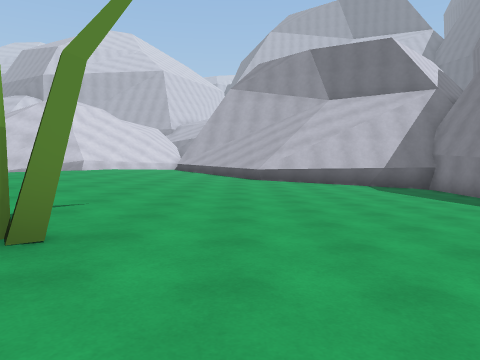
view 1 (above)

24 first-person views from a walk through a scene from a Unity 3-D project. The camera is 1.4 m above the floor, tilts 4° down and sees 70° across. The floor is counted in squares, 2 m on a side. Each view is taken from the middle of a square. On the plan, view 1 faces up. The plan holds only what a view shows up to about 11 squares ahead; the rest is blank. The place goes on beyond the plan. The player is left out.

view 2
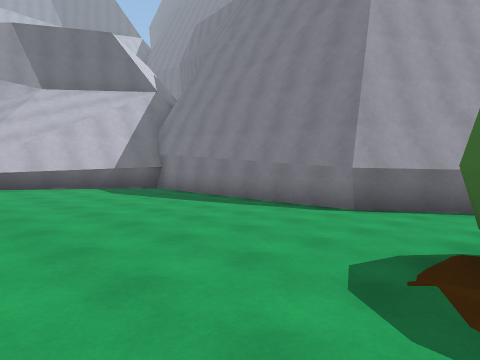

view 3
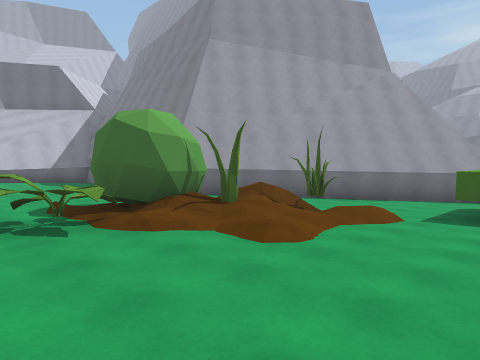

view 4
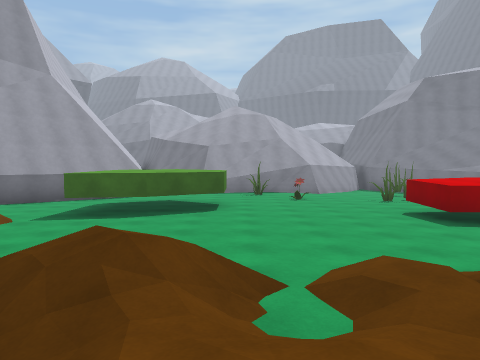

view 5
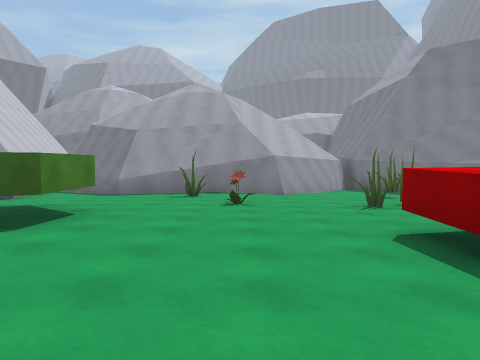

view 6
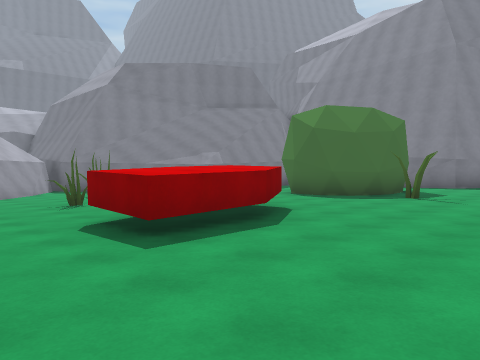

view 7
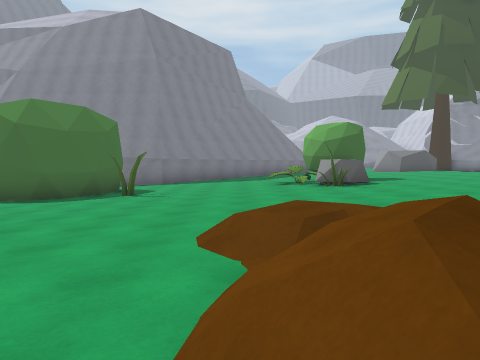

view 8
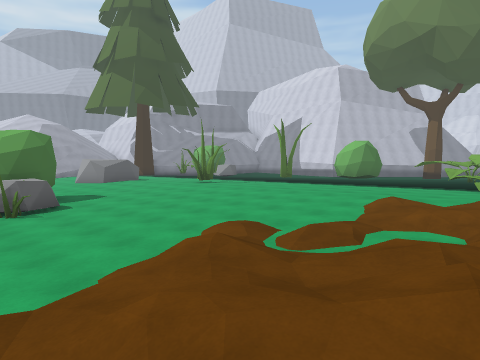

view 9
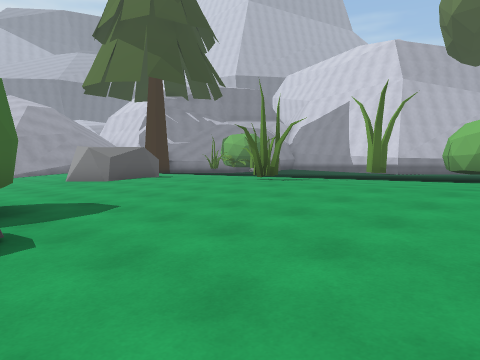

view 10
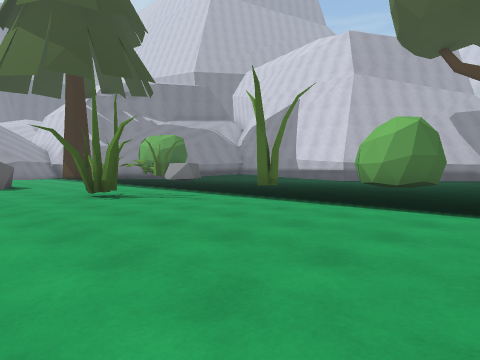

view 11
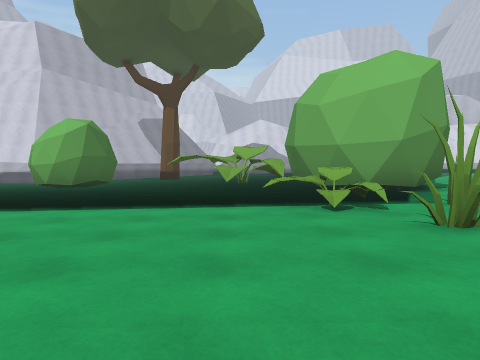

view 12
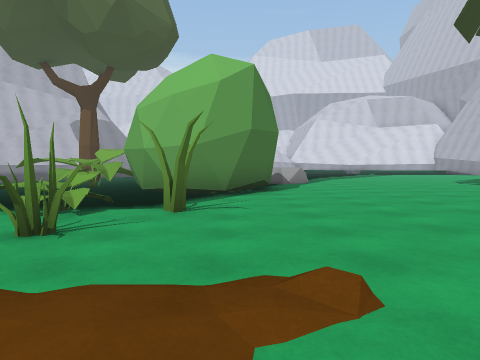

view 13
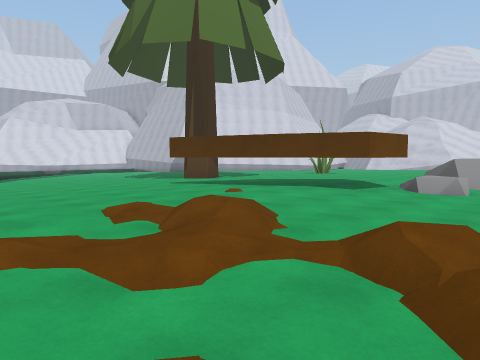

view 14
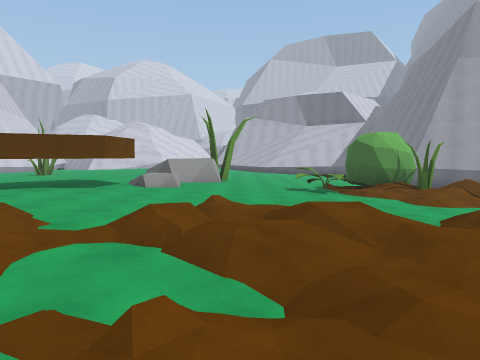

view 15
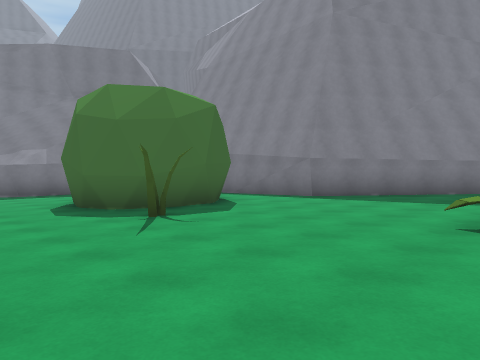

view 16
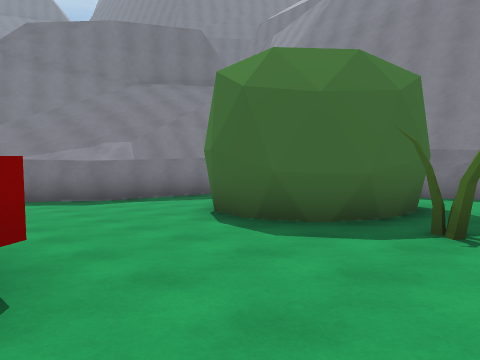

view 17
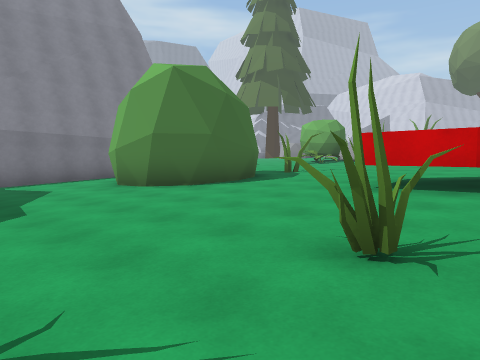

view 18
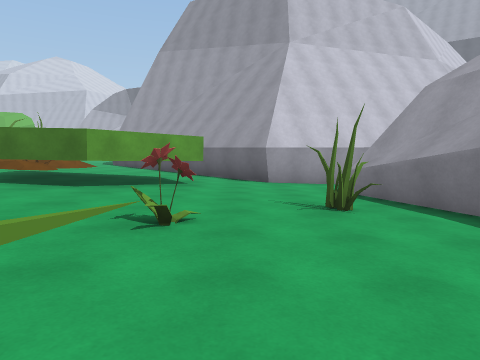

view 19
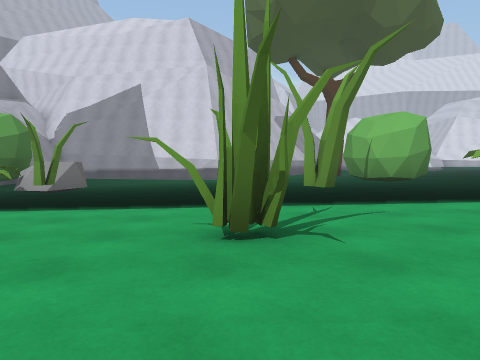

view 20
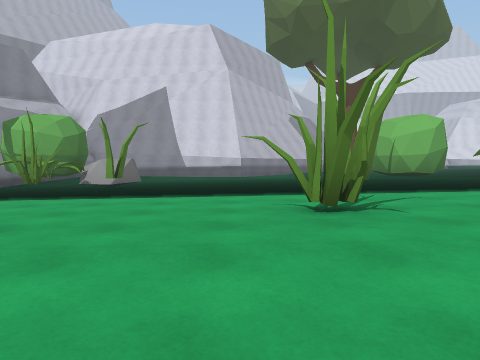

view 21
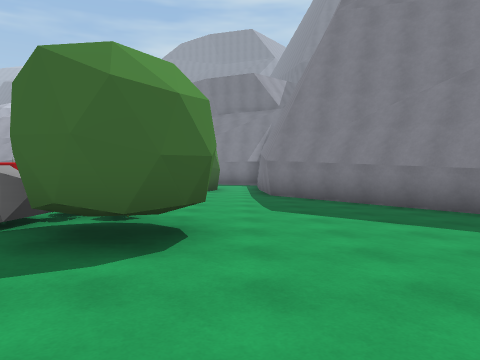

view 22
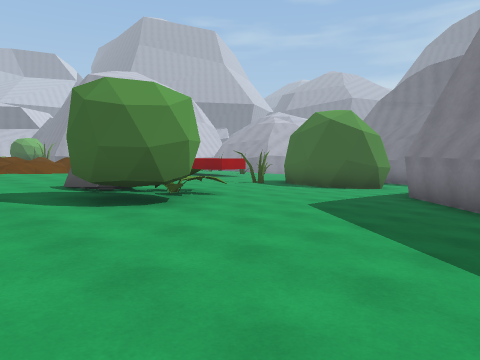

view 23
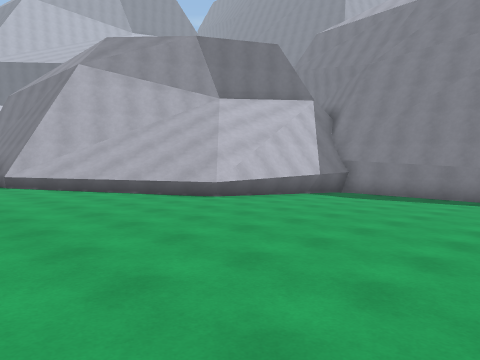

view 24
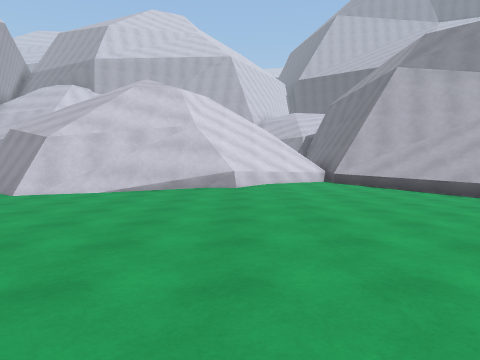

### Floor plan
Key: @ floor where view 1 was taken; # wall or solid block; . main floor; : floor 0.25 m higher than the main floor; - floor 0.25 m lower than the main floor; + floor 0.5 m higher than the main floor; _ floor 0.5 m lower than the main floor; * floor 0.75 m higher than the main floor; < floor 0.75 m lower than the main floor; % floor 1 m higher than the main floor; ( floor 1 m lower than the main floor; / step, stairs or slope; = window, fence, low wall or low ledge; ^ raised ledge; B bush; F flower; R rock; T tree; O other object.
Columns run from 15 left of view 1 to 15 right of it. Each row starts with its distance up from view 1.
 18             ##
 17             ##
 16   /////////=###
 15   #///////=*+^#
 14   ##//=///%*++^#
 13    ###////%*+++^#
 12     +****%%*+++^^##
 11      ***%%%**++::.####
 10      ***%%%**++::....#
  9       **%%%**++::....#
  8        %%%%**+++:....#
  7        %%%%%*+++:....#
  6         %%%%*+++:....#
  5          %%%*+++::...#
  4             **++::...##
  3               ++::....##
  2           %R  ++::....-#
  1        %%%% RR+++/OO    ##
  0        %%% %/*+@BBOO//.--##
 -1     TT%%   #R*+++B/O/O.--_##
 -2     T%%%  ##%**++:///O.--__#  #
 -3  +***%%####%%**++::....---_####
 -4  +***%%#%%%%%**++::...#^  _<<<#
 -5 ++***%%%%%%%%*// //...^^ ##_<<#
 -6 +++**%%%%%%/%///// ....^^#__<##
 -7 R++***%%%%/////////.....--__<O#
 -8 R ##***%%%%%/*+////....---__O<#
 -9    ##**%%%/%*///+//....---F<<<#
-10    ##*O*%%/   /////...---__<<<#
-11    ##BB*O%/////////...^^-_<<<(#
-12  OOO+BB**%%////////...^#__O<<((
-13  OOO++B*****++/// /..-^##_<O(O
-14 OOOO++++****++/:. ...-###<<<(O
-15  .O:+++++**+++::....---__<<<((
-16  .OO:++++**+++:.....---_<<<((((
-17   OO::+++++++::....---__<<<((##
-18   OO::+++++++:.R/..--O####(((#
-19  ...OO:+++++::.RR.---_#  #(((#
-20  ...OO::++++:.BBBB---_## #(((#
-21  .....::O++::.BBB---__<# (((##
-22  ......:O++::....---__<<((((
-23  ......:::::.....--__#######
-24  .......::::....---_##
-25  -RRR....RRR....---##
-26   BBBBO..  R...---##

Where each view was taken, in squares from view 1:
view 1: 0 up, 0 right, facing up
view 2: 1 up, 0 right, facing up-right
view 3: 5 down, 0 right, facing up-right
view 4: 7 down, 0 right, facing right
view 5: 9 down, 4 right, facing right
view 6: 9 down, 3 right, facing down-right
view 7: 9 down, 3 right, facing down
view 8: 10 down, 2 right, facing down-left
view 9: 15 down, 0 right, facing down-left
view 10: 14 down, 4 left, facing down-left
view 11: 13 down, 4 left, facing left
view 12: 9 down, 4 left, facing left
view 13: 9 down, 1 left, facing up-left
view 14: 10 down, 1 left, facing up
view 15: 15 down, 1 right, facing down-right
view 16: 14 down, 5 right, facing down-right
view 17: 12 down, 14 right, facing down-left
view 18: 12 down, 12 right, facing up
view 19: 21 down, 4 left, facing left
view 20: 22 down, 3 left, facing left
view 21: 22 down, 4 left, facing right
view 22: 26 down, 3 left, facing up-right
view 23: 5 up, 5 left, facing up-right
view 24: 5 up, 6 left, facing up
